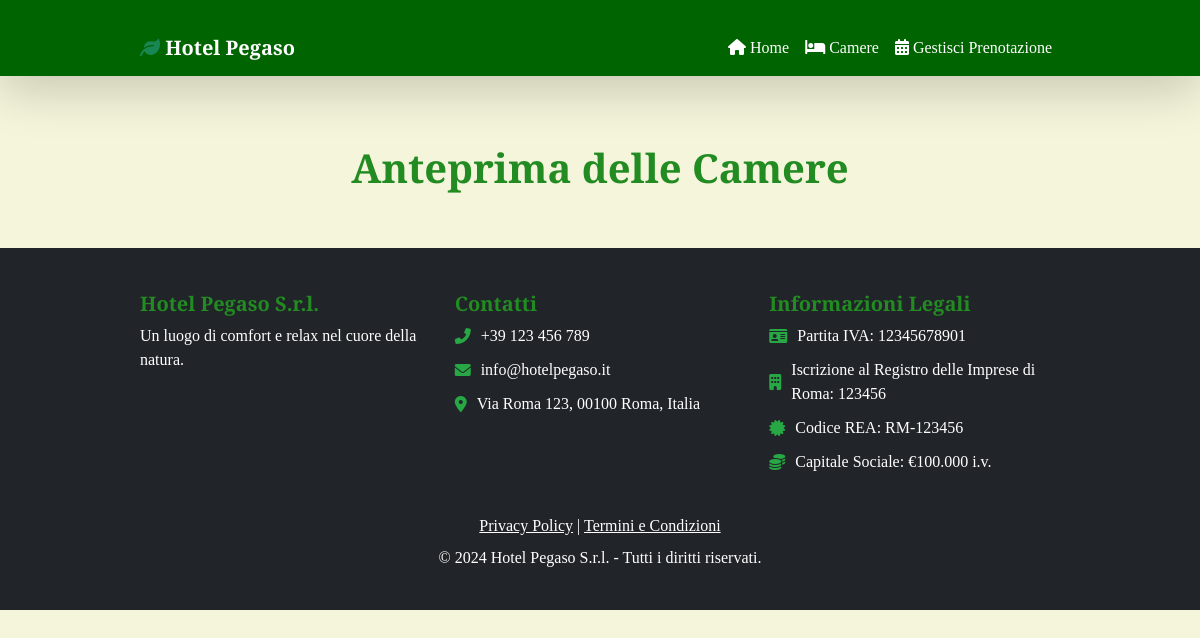
Page /rooms/ on the earlier database version.
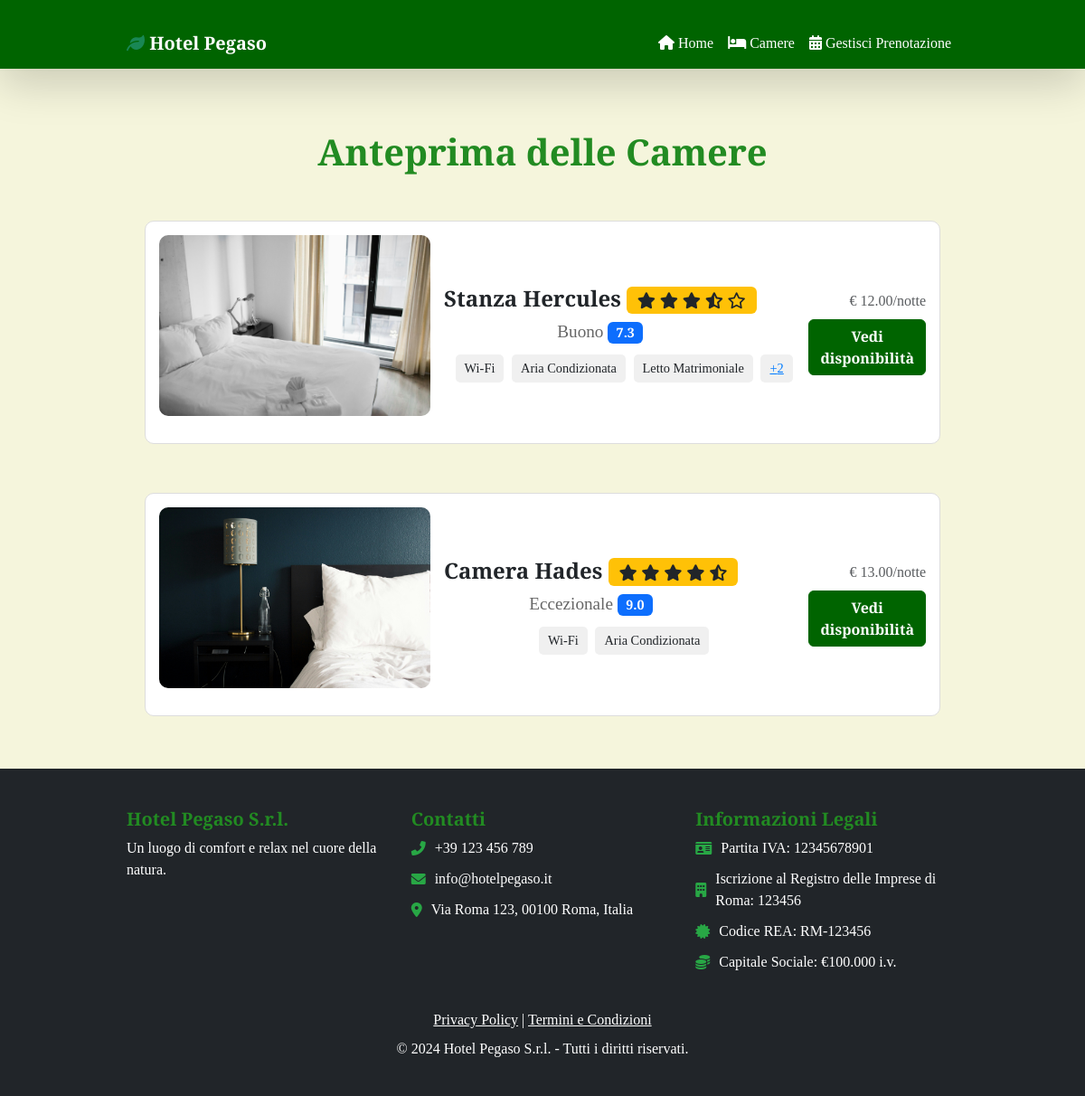
Same page on the later database version.
### booking/models.py (models this page shows, shortened)
class Room(models.Model):
    name = models.CharField(max_length=100)
    description = models.TextField()
    services = models.ManyToManyField(Tag, related_name='rooms')
    image = models.ImageField(upload_to='rooms/', default='rooms/default_image.jpg')
    price_per_night = models.DecimalField(max_digits=6, decimal_places=2)
    rating = models.DecimalField(max_digits=3, decimal_places=1, default=0.0)  # Valutazione da 0 a 10
    def get_absolute_url(self):
        return reverse('room_detail', args=[str(self.id)])
    def get_star_rating(self):
        full_stars = int(self.rating // 2)
        half_star = int((self.rating % 2) >= 1)
        empty_stars = 5 - (full_stars + half_star)
        return ['full'] * full_stars + ['half'] * half_star + ['empty'] * empty_stars
    def get_rating_text(self):
        if self.rating >= 9:
            return "Eccezionale"
        elif self.rating >= 8:
            return "Ottimo"
        elif self.rating >= 7:
            return "Buono"
        elif self.rating >= 6:
            return "Discreto"
        elif self.rating >= 5:
            return "Sufficiente"
        else:
            return "Scarso"

class Tag(models.Model):
    name = models.CharField(max_length=50)

### booking/views.py (the view)
# urls.py: path('rooms/', views.room_list, name='rooms'),
def room_list(request):
    rooms = Room.objects.all()
    return render(request, 'rooms.html', {'rooms': rooms})

### booking/templates/rooms.html (shortened to what this page needs)
{% load static %}
<!DOCTYPE html>
<html lang="it">
<head>
    <link rel="stylesheet" href="{% static 'css/style.css' %}">
    <link href="https://cdn.jsdelivr.net/npm/bootstrap@5.3.0/dist/css/bootstrap.min.css" rel="stylesheet">
    <link rel="stylesheet" href="https://cdnjs.cloudflare.com/ajax/libs/font-awesome/6.0.0-beta3/css/all.min.css">
    <link rel="stylesheet" href="{% static 'css/style.css' %}">
    <link rel="stylesheet" href="{% static 'css/room_cards.css' %}">
</head>
<body>
    {% include './navbar.html' %}
    <div class="container mt-5">
        <h1 class="text-center">Anteprima delle Camere</h1>
        <div class="row">
            {% for room in rooms %}
            <div class="col-md-12">
                <div class="container mt-4">
                    <div class="hotel-card">
                        <img src="{{ room.image.url }}" alt="{{ room.name }}" class="hotel-image">
                        <div class="hotel-details">
                            <div class="d-flex justify-content-between">
                                <div>
                                    <div class="hotel-name">
                                        {{ room.name }}
                                        <span class="badge bg-warning text-dark">
                                            {% for star in room.get_star_rating %}
                                            {% if star == 'full' %}
                                            <i class="fas fa-star"></i>
                                            {% elif star == 'half' %}
                                            <i class="fas fa-star-half-alt"></i>
                                            {% else %}
                                            <i class="far fa-star"></i>
                                            {% endif %}
                                            {% endfor %}
                                        </span>
                                    </div>
                                    <div class="hotel-rating">{{ room.get_rating_text }}
                                        <span class="badge bg-primary">{{ room.rating }}</span>
                                    </div>
                                </div>
                            </div>
                            <div class="hotel-services">
                                {% for tag in room.services.all|slice:":3" %}
                                <span>{{ tag.name }}</span>
                                {% endfor %}
                                {% if room.services.count > 3 %}
                                {% with extra_tags=room.services.count|add:"-3" %}
                                <span class="show-more" onclick="toggleTags(this)">+{{ extra_tags }}</span>
                                {% endwith %}
                                {% endif %}
                            </div>
                        </div>
                        <div class="text-end">
                            <div class="text-muted">€ {{ room.price_per_night }}/notte</div>
                            <div class="booking-button mt-2">
                                <a href="{{ room.get_absolute_url }}" class="btn btn-primary">Vedi disponibilità</a>
                            </div>
                        </div>
                    </div>
                </div>
            </div>
            {% endfor %}
        </div>
    </div>
    {% include 'footer.html' %}
</body>
</html>

### booking/templates/navbar.html (shortened to what this page needs)
<nav class="navbar navbar-expand-lg navbar-dark bg-dark shadow-lg">
    <div class="container">
        <a class="navbar-brand" href="{% url 'index' %}" style="font-family: 'Playfair Display', serif;">
            <i class="fas fa-leaf text-success"></i> Hotel Pegaso
        </a>
        <div class="collapse navbar-collapse" id="navbarNav">
            <ul class="navbar-nav ms-auto">
                <li class="nav-item">
                    <a class="nav-link {% if request.resolver_match.url_name == 'index' %}active{% endif %}"
                        href="{% url 'index' %}" style="font-family: 'Playfair Display', serif;">
                        <i class="fas fa-home"></i> Home
                    </a>
                </li>
                <li class="nav-item">
                    <a class="nav-link {% if request.resolver_match.url_name == 'rooms' %}active{% endif %}"
                        href="{% url 'rooms' %}" style="font-family: 'Playfair Display', serif;">
                        <i class="fas fa-bed"></i> Camere
                    </a>
                </li>
                <li class="nav-item">
                    <a class="nav-link" href="{% url 'manage_booking' %}"
                        style="font-family: 'Playfair Display', serif;">
                        <i class="fas fa-calendar-alt"></i> Gestisci Prenotazione
                    </a>
                </li>
            </ul>
        </div>
    </div>
</nav>

### booking/templates/footer.html
<footer class="bg-dark text-white mt-5 py-4">
    <div class="container">
        <div class="row">
            <div class="col-md-4">
                <h5 style="font-family: 'Playfair Display', serif;">Hotel Pegaso S.r.l.</h5>
                <p>Un luogo di comfort e relax nel cuore della natura.</p>
            </div>
            <div class="col-md-4">
                <h5 style="font-family: 'Playfair Display', serif;">Contatti</h5>
                <ul class="list-unstyled">
                    <li><i class="fas fa-phone-alt"></i> +39 123 456 789</li>
                    <li><i class="fas fa-envelope"></i> info@hotelpegaso.it</li>
                    <li><i class="fas fa-map-marker-alt"></i> Via Roma 123, 00100 Roma, Italia</li>
                </ul>
            </div>
            <div class="col-md-4">
                <h5 style="font-family: 'Playfair Display', serif;">Informazioni Legali</h5>
                <ul class="list-unstyled">
                    <li><i class="fas fa-id-card"></i> Partita IVA: 12345678901</li>
                    <li><i class="fas fa-building"></i> Iscrizione al Registro delle Imprese di Roma: 123456</li>
                    <li><i class="fas fa-certificate"></i> Codice REA: RM-123456</li>
                    <li><i class="fas fa-coins"></i> Capitale Sociale: €100.000 i.v.</li>
                </ul>
            </div>
        </div>
        <div class="row mt-4">
            <div class="col-md-12 text-center">
                <a href="/privacy-policy" class="text-white" style="text-decoration: underline;">Privacy Policy</a> |
                <a href="/termini-e-condizioni" class="text-white" style="text-decoration: underline;">Termini e
                    Condizioni</a>
                <p class="mt-2">&copy; 2024 Hotel Pegaso S.r.l. - Tutti i diritti riservati.</p>
            </div>
        </div>
    </div>
</footer>

### booking/static/css/style.css (style rules this page uses)
body { font-family: 'Playfair Display', serif; background-color: #f5f5dc; }
h1, h2, h3, h4, h5, h6 { font-family: 'Playfair Display', serif; font-weight: 700; color: #228B22 !important; }
.navbar { background-color: #006400 !important; box-shadow: 0 4px 8px rgba(0, 0, 0, 0.2); }
.navbar-brand { color: #fff; font-family: 'Playfair Display', serif; font-weight: 700; transition: color 0.3s ease; }
.nav-link { color: #fff; font-family: 'Playfair Display', serif; font-weight: 400; transition: color 0.3s ease, transform 0.3s ease; }
.container { max-width: 960px; margin: 0 auto; padding: 20px; }
.btn-primary { font-family: 'Playfair Display', serif; font-weight: 700; background-color: #006400 !important; border-color: #006400 !important; transition: background-color 0.3s ease, transform 0.3s ease; }
footer { background-color: #006400; color: #fff; padding: 40px 0; }
footer a { color: #ffd700; transition: color 0.3s ease, text-decoration 0.3s ease; }
footer i { color: #28a745; margin-right: 10px; }
footer .list-unstyled li { margin-bottom: 10px; display: flex; align-items: center; }

### booking/static/css/room_cards.css (style rules this page uses)
.hotel-card { background-color: #ffffff; border: 1px solid #ddd; border-radius: 10px; overflow: hidden; display: flex; align-items: center; padding: 15px; margin-bottom: 10px; flex-direction: column; }
.hotel-image { max-width: 100%; height: auto; margin-bottom: 15px; border-radius: 10px; }
.hotel-details { flex-grow: 1; width: 100%; text-align: center; }
.hotel-name { font-size: 1.5rem; font-weight: bold; margin-bottom: 5px; }
.hotel-rating { font-size: 1.2rem; color: #666; }
.hotel-services { margin-top: 10px; font-size: 0.9rem; }
.hotel-services span { background-color: #f0f0f0; border-radius: 5px; padding: 5px 10px; margin-right: 5px; display: inline-block; }
.booking-button { text-align: right; }
.show-more { cursor: pointer; color: #007bff; text-decoration: underline; }
@media (min-width: 768px) { .hotel-card { flex-direction: row; text-align: left; } }
@media (min-width: 768px) { .hotel-image { max-width: 300px; margin-right: 15px; } }
@media (min-width: 768px) { .hotel-details { width: calc(100% - 300px); } }
.container, .row { margin-bottom: 0; padding-bottom: 0; }

### booking/templates/rooms.html (style rules this page uses)
.show-more { cursor: pointer; color: #007bff; text-decoration: underline; }

Differences in the rows shown:
added Room: image (picture), name "Stanza Hercules", get_rating_text "Buono", rating "7.3", services "2", price_per_night "12.00"
added Tag: name "Wi-Fi"
added Tag: name "Aria Condizionata"
added Tag: name "Letto Matrimoniale", shown under "Stanza Hercules"
added Room: image (picture), name "Camera Hades", get_rating_text "Eccezionale", rating "9.0", price_per_night "13.00"
